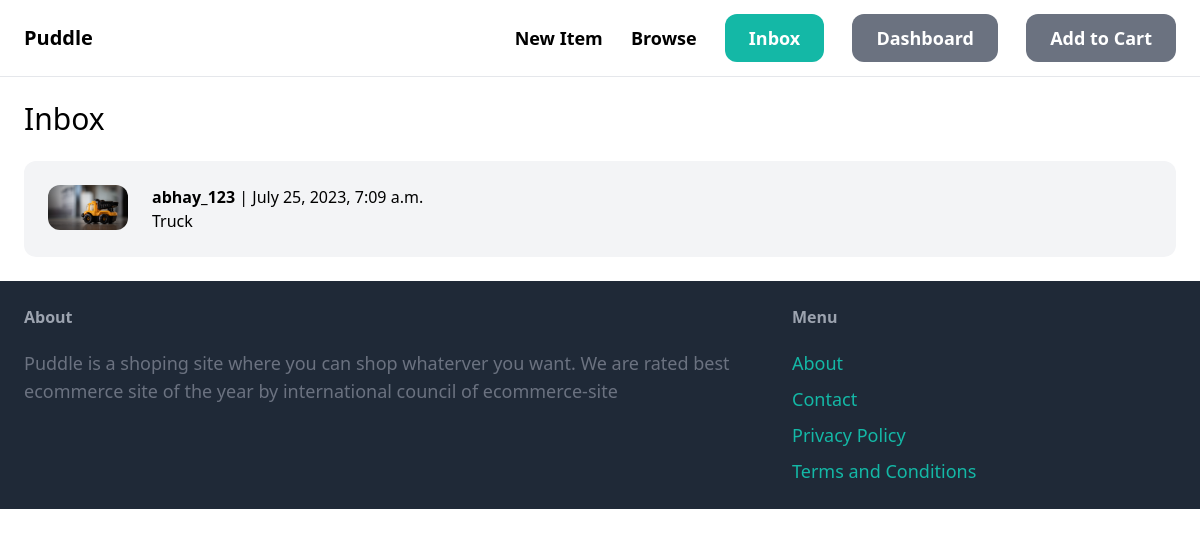
The page /inbox/ (signed in) on the database its author committed.
### conversation/models.py (models this page shows)
class Conversation(models.Model):
    item = models.ForeignKey(Item, related_name='conversations', on_delete=models.CASCADE)
    members = models.ManyToManyField(User, related_name='conversations')
    created_at = models.DateTimeField(auto_now_add=True)
    modified_at = models.DateTimeField(auto_now=True)
    class Meta:
        ordering = ('-modified_at', )

### item/models.py (models this page shows, shortened)
class Item(models.Model):
    category = models.ForeignKey(Category, related_name='items', on_delete=models.CASCADE) # if category is deleted then all items belong to this also be deleted.
    name = models.CharField(max_length=250)
    description = models.TextField(blank=True, null=True)
    price = models.FloatField()
    image = models.ImageField(upload_to='item_images', blank=True, null=True) #if item_images doesn't exist then django make it.
    is_sold = models.BooleanField(default=False)
    created_by = models.ForeignKey(User, related_name='items',on_delete=models.CASCADE) # This is an index into database b/w this item and user. # Cascade means if user is deleted then all of the items are also deleted.
    created_at = models.DateTimeField(auto_now_add=True)

### conversation/views.py (the view)
# urls.py: path('', views.inbox, name = 'inbox'),
@login_required
def inbox(request):
    conversations = Conversation.objects.filter(members__in=[request.user.id])
    return render(request, 'conversation/inbox.html', {
        'conversations' : conversations
    })

### conversation/templates/conversation/inbox.html (shortened to what this page needs)
{% extends 'core/base.html' %}
{% block content %}
    <h1 class="mb-6 text-3xl">Inbox</h1>
    <div class="space-y-6">
        {% for conversation in conversations %}
            <a href="{% url 'conversation:detail' conversation.id %}">
                <div class="p-6 flex bg-gray-100 rounded-xl">
                    <div class="pr-6">
                        <img src="{{ conversation.item.image.url }}" class="w-20 rounded-xl">
                    </div>
                    <div>
                        {% for member in conversation.members.all %}
                            {% if member != request.user %}
                                <p mb-4><strong>{{ member.username }}</strong> | {{ conversation.modified_at }}</p>
                                <p>{{ conversation.item.name }}</p>
                            {% endif %}
                        {% endfor %}
                    </div>
                </div>
            </a>
        {% endfor %}
    </div>
{% endblock %}

### rows shown on the page
Conversation: item.image (picture), modified_at "July 25, 2023, 7:09 a.m.", item.name "Truck"

### other values the page prints
{{ member.username }} "abhay_123"
